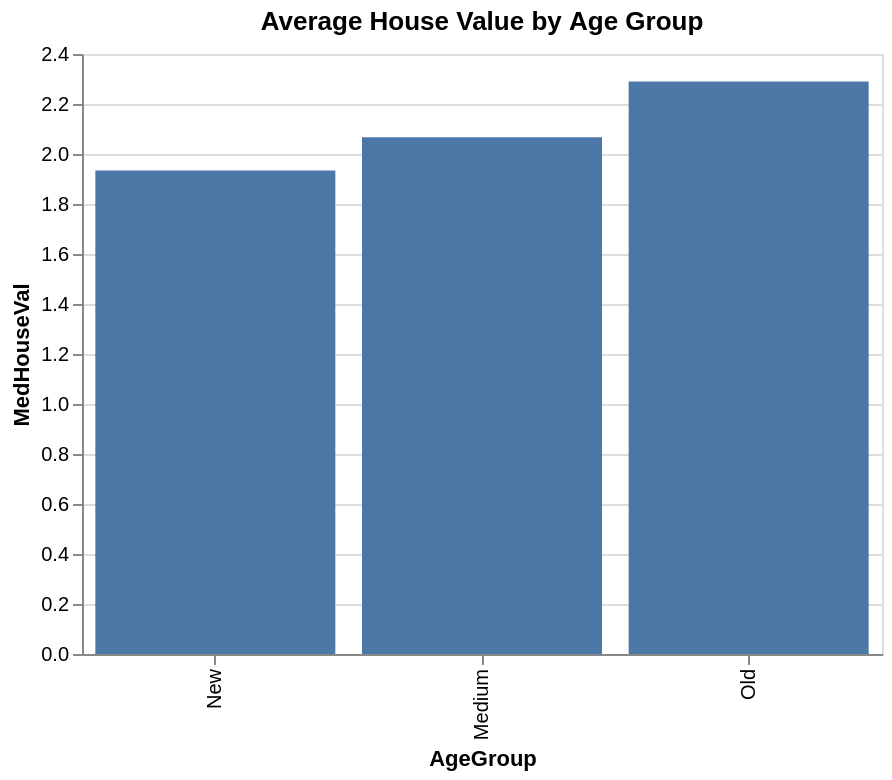

Notebook source saved alongside this figure:
### Code cell
avg_by_age = df.groupby("AgeGroup", observed=True)["MedHouseVal"].mean().reset_index()

bar = alt.Chart(avg_by_age).mark_bar().encode(
		x="AgeGroup",
		y="MedHouseVal",
		tooltip=["AgeGroup", "MedHouseVal"]
).properties(
		title="Average House Value by Age Group",
		width=400,
		height=300
)

bar

### Figure 1 — Vega-Lite specification as saved in the notebook (floating-point values rounded to 4 significant figures)
{"config": {"view": {"continuousWidth": 300, "continuousHeight": 300}}, "data": {"name": "data-ba0917d0747033a4977e1ad2cef5ec50"}, "mark": {"type": "bar"}, "encoding": {"tooltip": [{"field": "AgeGroup", "type": "ordinal"}, {"field": "MedHouseVal", "type": "quantitative"}], "x": {"field": "AgeGroup", "sort": ["New", "Medium", "Old"], "type": "ordinal"}, "y": {"field": "MedHouseVal", "type": "quantitative"}}, "height": 300, "title": "Average House Value by Age Group", "width": 400, "$schema": "https://vega.github.io/schema/vega-lite/v6.1.0.json", "datasets": {"data-ba0917d0747033a4977e1ad2cef5ec50": [{"AgeGroup": "New", "MedHouseVal": 1.934}, {"AgeGroup": "Medium", "MedHouseVal": 2.067}, {"AgeGroup": "Old", "MedHouseVal": 2.29}]}}
